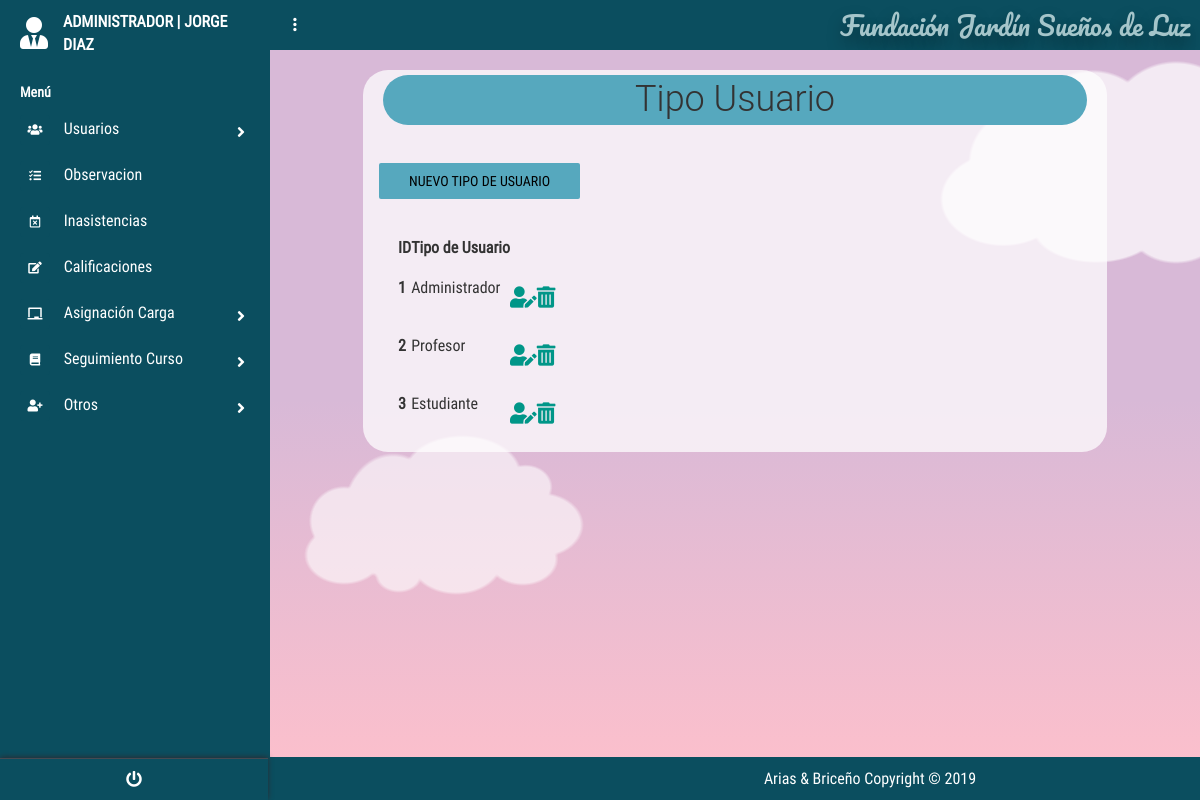
The page /?c=TipoUsuario&a=Index (signed in) on the database its author committed.
### tables this page shows
create table TIPOUSUARIO
(
id_tipoUsuario int PRIMARY KEY auto_increment ,
nombre_Tipo_Usuario varchar (50) not null
);

### controllers/TipoUsuarioController.php (called while the page is built, shortened)
<?php
require_once "./models/TipoUsuarioModel.php";
class TipoUsuarioController{
    public function __CONSTRUCT(){
        $this->mode = new TipoUsuarioModel();
    }
    public function Index(){
        include_once './views/TipoUsuario/TipoUsuarioCon.php';
    }
}

### models/Conexion.php (called while the page is built)
<?php
class Conexion{
    public static function conectar(){
        $PDO = new PDO("mysql:host=localhost;dbname=dbfundacion;charset=utf8","root","");
        $PDO->setAttribute(PDO::ATTR_ERRMODE,PDO::ERRMODE_EXCEPTION);
        return $PDO;
    }
}
?>

### models/TipoUsuarioModel.php (called while the page is built, shortened)
<?php
class TipoUsuarioModel{
    public $CNX;
    public function __construct(){
        try {
            $this->CNX= Conexion::conectar();
        } catch (Exception $e) {
            die($e->getMessage());
        }
    }
    public function listar_TipoUsuario(){
        try {
            $query= "SELECT * from TipoUsuario" ;
            $stm = $this->CNX->prepare($query);
            $stm->execute();
            return $stm->fetchAll(PDO::FETCH_OBJ);
        } catch (Exception $e){
            die($e ->getMessage());
        }
    }
}

### views/TipoUsuario/TipoUsuarioCon.php (the view, shortened to what this page needs)
<!DOCTYPE html>
<html lang="es">
<head>
    <link rel='stylesheet' href='https://cdnjs.cloudflare.com/ajax/libs/twitter-bootstrap/4.1.1/css/bootstrap.css'>
    <link rel='stylesheet' href='https://use.fontawesome.com/releases/v5.0.13/css/all.css'>
    <link rel="stylesheet" href="<?php echo SERVERURL; ?>assets/css/main.css">
    <link rel="stylesheet" href="<?php echo SERVERURL; ?>assets/css/style.css">
    <link rel="stylesheet" href="<?php echo SERVERURL; ?>assets/css/menu_Lateral.css">
    <link rel="stylesheet" href="<?php echo SERVERURL; ?>assets/css/main.css">
    <link href="https://unpkg.com/bootstrap-table@1.18.0/dist/bootstrap-table.min.css" rel="stylesheet">
</head>
<body>
    <?php include "./views/modules/navlateral.php" ?>
    <section class="full-box dashboard-contentPage">
        <?php include "./views/modules/navbar.php" ?>
        <div class="container">
            <div class="titles">
                <h1 class="tituloa ">Tipo Usuario</h1>
                <div class="form-group" id="botones">
                    <a href="?c=TipoUsuario&a=nuevo" class="boton btn btn-info botones">Nuevo Tipo de Usuario</a>
                </div>
            </div>
            <div class="tablas">
            <table id="table" data-toggle="table" data-height="auto" data-search="true" data-show-refresh="false"
                data-show-columns="true" data-buttons-toolbar=".buttons-toolbar">
                <thead>
                    <tr>
                        <th data-field="ID">ID</th>
                        <th data-field="TipoUsuario">Tipo de Usuario</th>
                        <th data-field="editar"></th>
                        <th data-field="eliminar"></th>
                    </tr>
                </thead>
                <tbody>
                    <?php foreach ($this->mode->listar_TipoUsuario() as $k ) : ?>
                    <tr>
                        <th data-field="ID" scope="row"><?php echo $k->id_tipoUsuario; ?></th>
                        <td data-field="TipoUsuario"><?php echo $k->nombre_Tipo_Usuario; ?></td>
                        <th data-field="editar">
                            <div class="form-group" id="botones">
                                <a href="?c=TipoUsuario&a=nuevo&id_tipoUsuario=<?php echo $k->id_tipoUsuario;?>"  class="fas fa-user-edit fa-lg " ></a>
                            </div>
                        </th>
                        <th data-field="eliminar">
                        <div class="form-group" id="botones">
                                <a onclick="javascript:return confirm('¿Desea eliminar el registro?');
                                " href="?c=tipoUsuario&a=g_eliminar_TipoUsuario&id_tipoUsuario=<?php echo $k->id_tipoUsuario;?>"
                                 class="fas fa-trash-alt fa-lg"></a>
                            </div>
                        </th>
                    </tr>
                    <?php endforeach; ?>
                </tbody>
            </table>
</div>
        </div>
        <?php include "./views/modules/fondo_Form.php" ?>
    </section>
</body>
</html>

### assets/css/main.css (style rules this page uses)
body, html { background-color: #0b4e5f; width: 100%; height: 100%; margin: 0; padding: 0; position: relative; font-size: 16px; font-family: 'RobotoCondensed'; overflow: hidden; }
.full-box { margin: 0; padding: 0; width: 100%; box-sizing: border-box; }
.container { background-color: rgba(255, 255, 255, 0.726); margin-top:20px; border-radius:25px; width:80%; }
.tablas,h1 { margin:20px }
h1 { text-align: center; padding: 5px; margin: 5px; }
form .btn, .botones { background-color: #56a8be; border-color: #56a8be; }
.tituloa { background-color: #56a8be; border-color: #56a8be; border-radius: 1em; }
.dashboard-sideBar, .dashboard-contentPage { position: absolute; top: 0; height: 100%; transition: all .3s ease-in-out; }
.dashboard-contentPage { right: 0; z-index: 1; padding-left: 270px; }
.btn:not(.btn-raised).btn-info, .input-group-btn .btn:not(.btn-raised).btn-info { color: #000000; }

### assets/css/menu_Lateral.css (style rules this page uses)
body { font-size: 0.9rem; }

### views/modules/fondo_Form.php (style rules this page uses)
html { box-sizing: border-box; }
*, *:before, *:after { box-sizing: inherit; }
body { margin: 0; background: linear-gradient(#d8b9d7 50%, #ffc0cb); min-height: 100vh; display: flex; justify-content: center; align-items: center; overflow: hidden; position: relative; }

### rows shown on the page
tipousuario: id_tipoUsuario "1", nombre_Tipo_Usuario "Administrador"
tipousuario: id_tipoUsuario "2", nombre_Tipo_Usuario "Profesor"
tipousuario: id_tipoUsuario "3", nombre_Tipo_Usuario "Estudiante"

### other values the page prints
$nombre "JORGE DIAZ"
NOMBREPROYECTO "Fundación Jardín Sueños de Luz"
